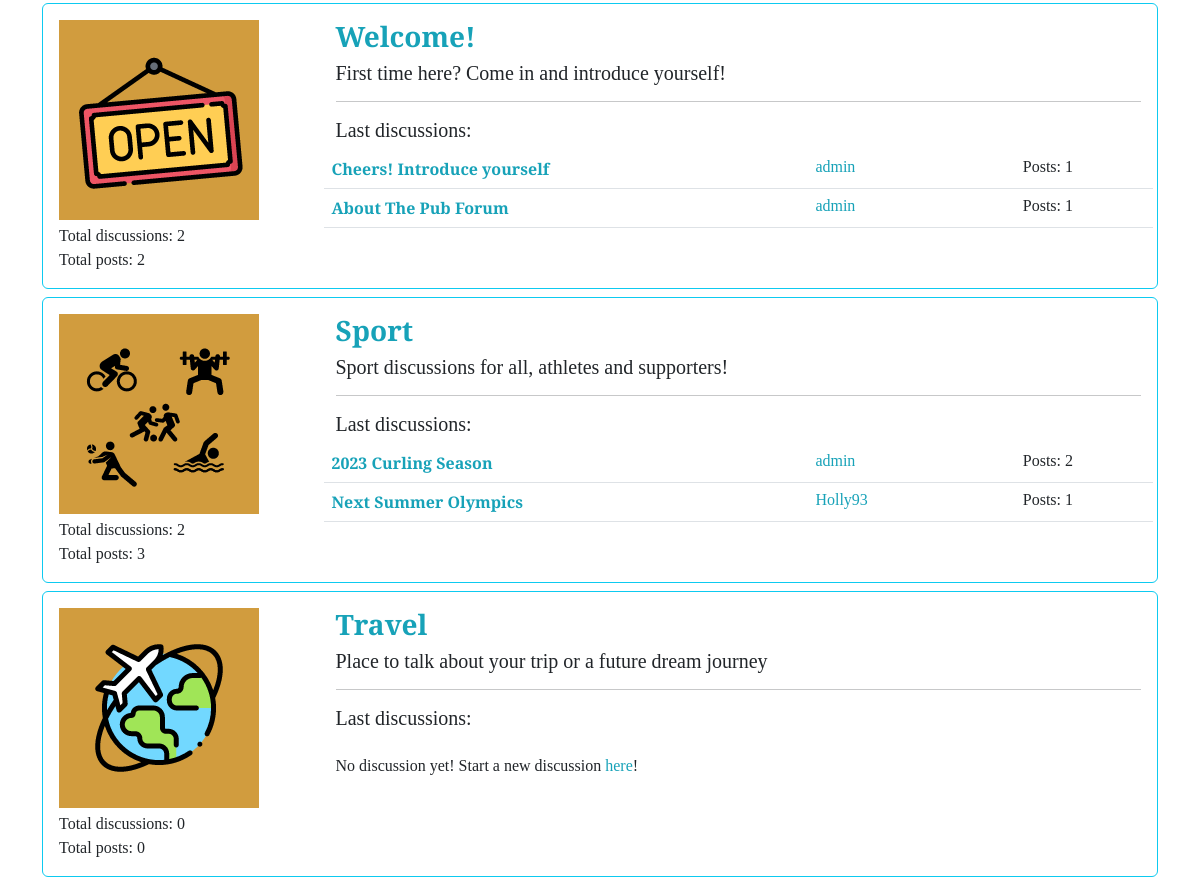
The app's page / (lower part), older data.
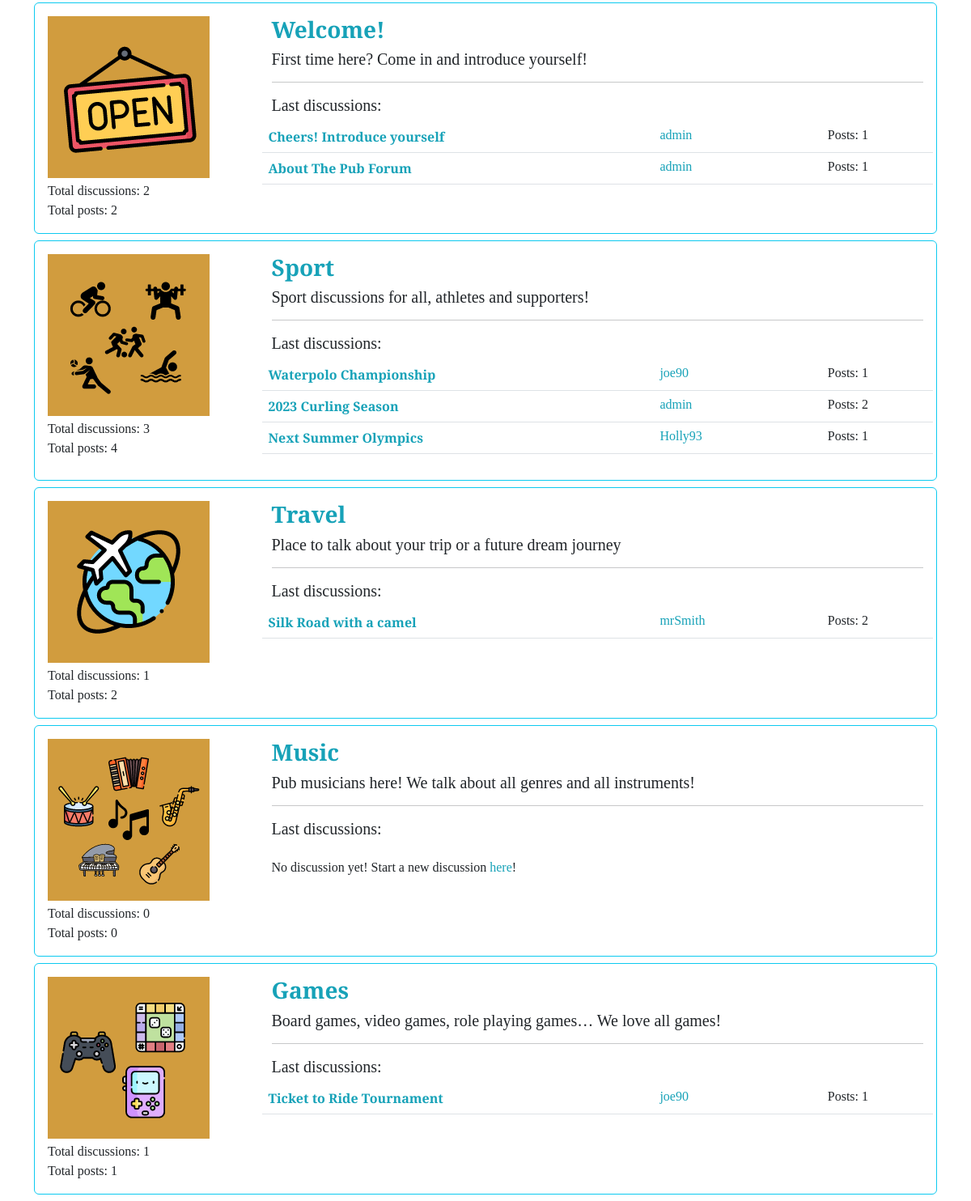
The same page, newer data.
### forum/models.py (models this page shows, shortened)
class Section(models.Model):
    section_name = models.CharField(max_length=100)
    section_description = models.CharField(max_length=200, blank=True, null=True)
    section_logo = models.ImageField(blank=True, null=True)
    def get_absolute_url(self):
        return reverse("show_section", kwargs={'pk': self.pk})
    def get_last_discussions(self):
        return Discussion.objects.filter(discussion_section=self).order_by("-discussion_creation_data")[:3]
    def get_number_posts_in_section(self):
        return Post.objects.filter(post_discussion__discussion_section=self).count()
    class Meta:
        verbose_name = 'Section'
        verbose_name_plural = 'Sections'

class Discussion(models.Model):
    discussion_title = models.CharField(max_length=150)
    discussion_creation_data = models.DateField(auto_now_add=True)
    discussion_author = models.ForeignKey(User, on_delete=models.CASCADE, related_name='discussions')
    discussion_section = models.ForeignKey(Section, on_delete=models.CASCADE)
    class Meta:
        verbose_name = 'Discussion'
        verbose_name_plural = 'Discussions'

### core/views.py (the view)
# urls.py: path('', Homepage.as_view(), name="homepage"),
class Homepage(ListView):
    queryset = Section.objects.all()
    template_name = "homepage.html"

### core/templates/homepage.html (shortened to what this page needs)
{% extends 'base.html' %}
{% load static %}
{% block content %}
    <div class="container">
        <br />
        <br />
        {% for section in object_list %}
        <div class="card mb-2 border-info">
            <div class="card-body">
                <div class="row">
                    <div class="col-lg-3">
                        <img src="{{ section.section_logo.url }}" alt="Section logo" style="max-width:100%">
                        <p class="mt-1 mb-0">Total discussions: {{ section.discussion_set.count }} <br>
                        Total posts: {{section.get_number_posts_in_section }}</p>
                    </div>
                    <div class="col-lg-9">
                        <h3><a class="text-decoration-none" href="{{ section.get_absolute_url }}">
                            <strong>{{ section.section_name }}</strong>
                        </a></h3>
                        <h5>{{ section.section_description }}</h5>
                        <hr>
                        <h5>Last discussions:</h5>
                        <table class="table table-hover">
                            <tbody>
                            {% for disc in section.get_last_discussions.all %}
                                <tr class="row">
                                    <td class="col-lg-7 col-6">
                                        <a class="text-decoration-none" href="{% url 'show_discussion' pk=disc.pk %}">
                                        <strong>{{ disc.discussion_title }}</strong>
                                        </a>
                                    </td>
                                    <td class="col-lg-3 col-3">
                                        <a class="text-decoration-none" href="{% url 'user_profile' username=disc.discussion_author.username %}">
                                        {{ disc.discussion_author }}
                                        </a></td>
                                    <td class="col-lg-2 col-3">Posts: {{ disc.post_set.count }}</td>
                                </tr>
                            {% endfor %}
                            </tbody>
                        </table>
                        {% if not section.get_last_discussions.all.exists %}
                            <p>No discussion yet! Start a new discussion
                                <a class="text-decoration-none" href="{% url 'create_discussion' pk=section.pk %}">here</a>!</p>
                        {% endif %}
                    </div>
                </div>
            </div>
        </div>
        {% endfor %}
    </div>
{% endblock content %}

### templates/base.html (shortened to what this page needs)
{% load static %}
<html lang="en">
    <head>
        <link href="https://cdn.jsdelivr.net/npm/bootstrap@5.3.0-alpha3/dist/css/bootstrap.min.css"
              rel="stylesheet"
>
        <link rel="stylesheet" href="{% static 'css/pubforum.css' %}">
    </head>
    <body>
        <div>
            {% block content %}
            {% endblock content %}
        </div>
    </body>
</html>

### static_storage/css/pubforum.css (style rules this page uses)
body { font-family: 'Source Serif Pro', serif; }
a, a:hover { color: #17a2b8; }

Row changes from the older to the newer data that the page shows:
computed for Section "Sport": discussion_set.count "2" → "3"; get_number_posts_in_section "3" → "4"
added Discussion: discussion_title "Waterpolo Championship", discussion_author "joe90", post_set.count "1", shown under Section "Sport"
shown differently, row unchanged: Section "Travel": discussion_set.count "0" → "1"; get_number_posts_in_section "0" → "2"; no longer shows "No discussion yet! Start a new discussion here !"
added Discussion: discussion_title "Silk Road with a camel", discussion_author "mrSmith", post_set.count "2", shown under Section "Travel"
added Section: section_logo (picture), discussion_set.count "0", get_number_posts_in_section "0", section_name "Music", section_description "Pub musicians here! We talk about all genres and all instruments!", shows "No discussion yet! Start a new discussion"
added Section: section_logo (picture), discussion_set.count "1", get_number_posts_in_section "1", section_name "Games", section_description "Board games, video games, role playing games… We love all games!"
added Discussion: discussion_title "Ticket to Ride Tournament", discussion_author "joe90", post_set.count "1"
